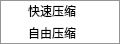
<?xml version="1.0" encoding="UTF-8"?>
<ui version="4.0">
 <class>CompressionMenu</class>
 <widget class="QMenu" name="CompressionMenu">
  <property name="geometry">
   <rect>
    <x>0</x>
    <y>0</y>
    <width>121</width>
    <height>75</height>
   </rect>
  </property>
  <property name="windowTitle">
   <string>Form</string>
  </property>
  <property name="title">
   <string>图片压缩</string>
  </property>
  <action name="fastCompression">
   <property name="text">
    <string>快速压缩</string>
   </property>
   <property name="menuRole">
    <enum>QAction::MenuRole::NoRole</enum>
   </property>
  </action>
  <action name="freeCompression">
   <property name="text">
    <string>自由压缩</string>
   </property>
   <property name="menuRole">
    <enum>QAction::MenuRole::NoRole</enum>
   </property>
  </action>
  <addaction name="fastCompression"/>
  <addaction name="freeCompression"/>
 </widget>
 <resources/>
 <connections/>
</ui>
